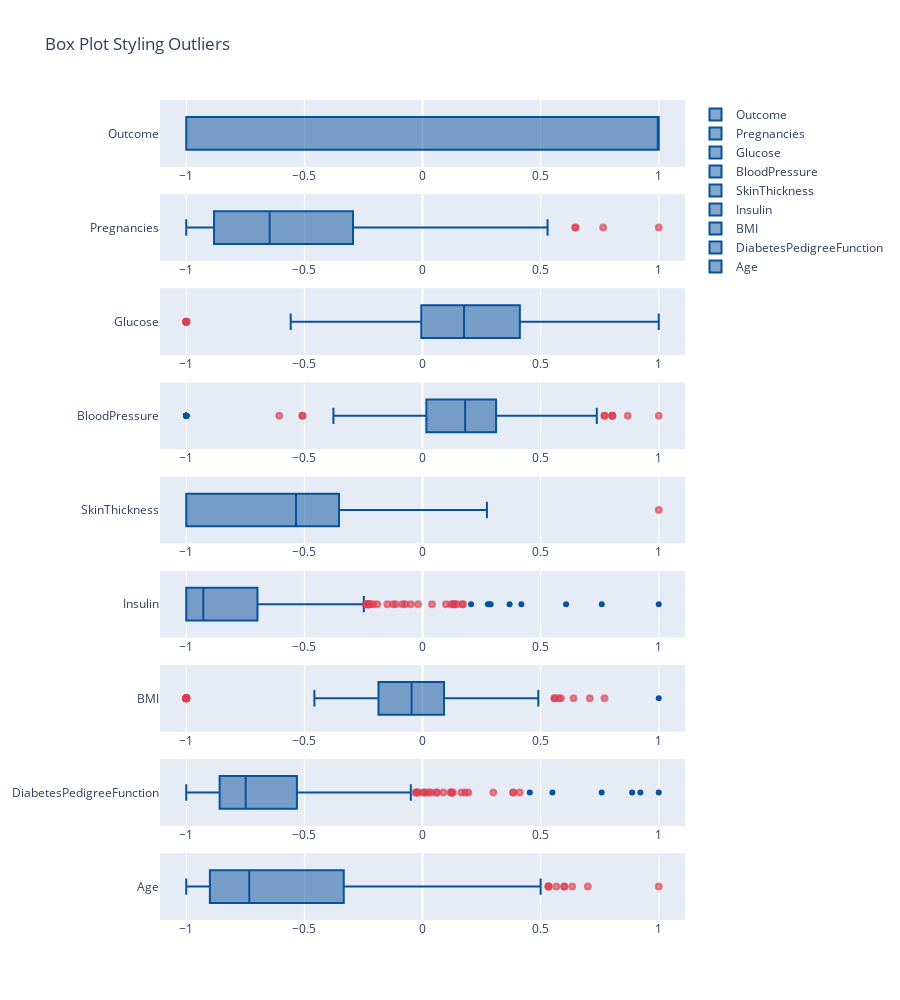
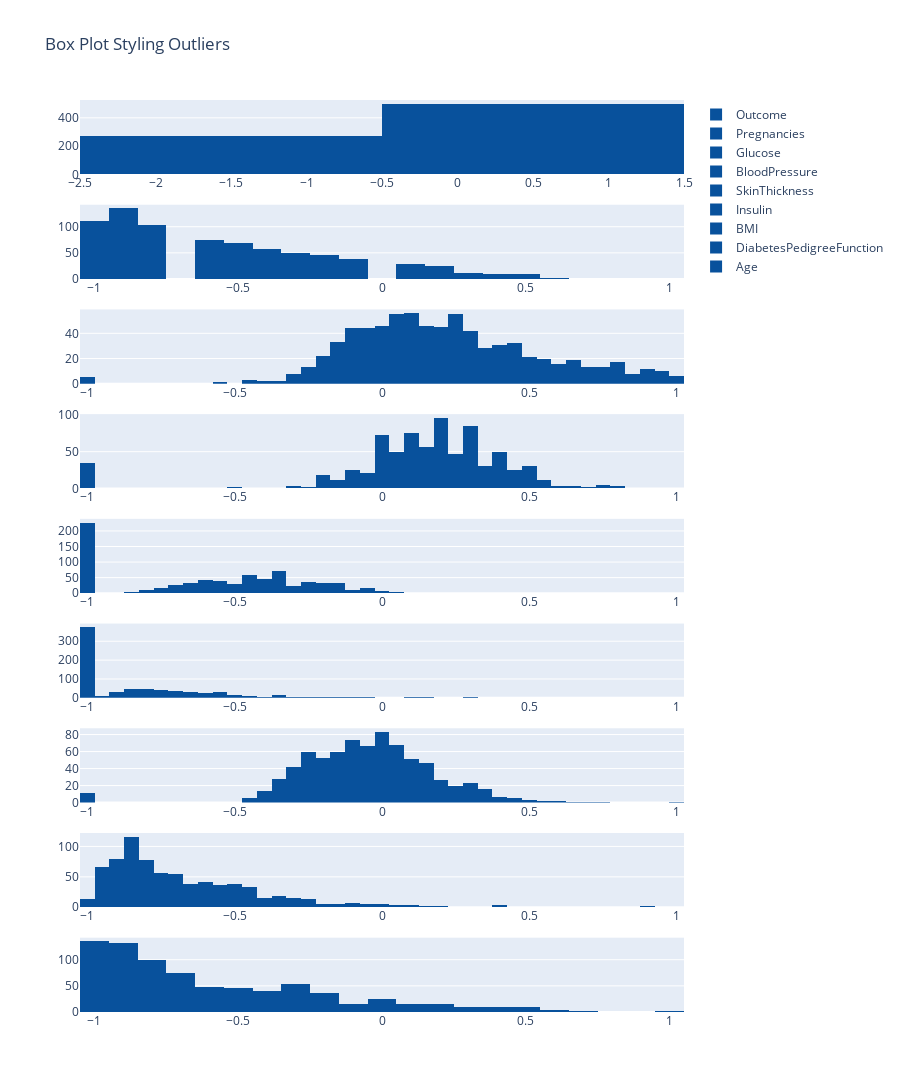

The notebook cell these images were saved under, in order:
### Markdown cell above
#### Show the data distribution of df_scale

### Code cell
plot_boxplot_facet(df_scale)
plot_histrogram_facet(df_scale)

### Figure 1 — Plotly figure (JSON) as saved in the notebook; plotly's stock layout.template omitted (floating-point values rounded to 4 significant figures; data arrays with more than 128 entries replaced by an {"elided": "..."} marker saying what was removed)
{"data": [{"boxpoints": "suspectedoutliers", "line": {"color": "rgb(8,81,156)"}, "marker": {"color": "rgb(8,81,156)", "line": {"outliercolor": "rgba(219, 64, 82, 0.6)", "outlierwidth": 2}, "outliercolor": "rgba(219, 64, 82, 0.6)"}, "name": "Outcome", "type": "box", "x": {"elided": "768 int values"}, "xaxis": "x", "yaxis": "y"}, {"boxpoints": "suspectedoutliers", "line": {"color": "rgb(8,81,156)"}, "marker": {"color": "rgb(8,81,156)", "line": {"outliercolor": "rgba(219, 64, 82, 0.6)", "outlierwidth": 2}, "outliercolor": "rgba(219, 64, 82, 0.6)"}, "name": "Pregnancies", "type": "box", "x": {"elided": "768 float values"}, "xaxis": "x2", "yaxis": "y2"}, {"boxpoints": "suspectedoutliers", "line": {"color": "rgb(8,81,156)"}, "marker": {"color": "rgb(8,81,156)", "line": {"outliercolor": "rgba(219, 64, 82, 0.6)", "outlierwidth": 2}, "outliercolor": "rgba(219, 64, 82, 0.6)"}, "name": "Glucose", "type": "box", "x": {"elided": "768 float values"}, "xaxis": "x3", "yaxis": "y3"}, {"boxpoints": "suspectedoutliers", "line": {"color": "rgb(8,81,156)"}, "marker": {"color": "rgb(8,81,156)", "line": {"outliercolor": "rgba(219, 64, 82, 0.6)", "outlierwidth": 2}, "outliercolor": "rgba(219, 64, 82, 0.6)"}, "name": "BloodPressure", "type": "box", "x": {"elided": "768 float values"}, "xaxis": "x4", "yaxis": "y4"}, {"boxpoints": "suspectedoutliers", "line": {"color": "rgb(8,81,156)"}, "marker": {"color": "rgb(8,81,156)", "line": {"outliercolor": "rgba(219, 64, 82, 0.6)", "outlierwidth": 2}, "outliercolor": "rgba(219, 64, 82, 0.6)"}, "name": "SkinThickness", "type": "box", "x": {"elided": "768 float values"}, "xaxis": "x5", "yaxis": "y5"}, {"boxpoints": "suspectedoutliers", "line": {"color": "rgb(8,81,156)"}, "marker": {"color": "rgb(8,81,156)", "line": {"outliercolor": "rgba(219, 64, 82, 0.6)", "outlierwidth": 2}, "outliercolor": "rgba(219, 64, 82, 0.6)"}, "name": "Insulin", "type": "box", "x": {"elided": "768 float values"}, "xaxis": "x6", "yaxis": "y6"}, {"boxpoints": "suspectedoutliers", "line": {"color": "rgb(8,81,156)"}, "marker": {"color": "rgb(8,81,156)", "line": {"outliercolor": "rgba(219, 64, 82, 0.6)", "outlierwidth": 2}, "outliercolor": "rgba(219, 64, 82, 0.6)"}, "name": "BMI", "type": "box", "x": {"elided": "768 float values"}, "xaxis": "x7", "yaxis": "y7"}, {"boxpoints": "suspectedoutliers", "line": {"color": "rgb(8,81,156)"}, "marker": {"color": "rgb(8,81,156)", "line": {"outliercolor": "rgba(219, 64, 82, 0.6)", "outlierwidth": 2}, "outliercolor": "rgba(219, 64, 82, 0.6)"}, "name": "DiabetesPedigreeFunction", "type": "box", "x": {"elided": "768 float values"}, "xaxis": "x8", "yaxis": "y8"}, {"boxpoints": "suspectedoutliers", "line": {"color": "rgb(8,81,156)"}, "marker": {"color": "rgb(8,81,156)", "line": {"outliercolor": "rgba(219, 64, 82, 0.6)", "outlierwidth": 2}, "outliercolor": "rgba(219, 64, 82, 0.6)"}, "name": "Age", "type": "box", "x": {"elided": "768 float values"}, "xaxis": "x9", "yaxis": "y9"}], "layout": {"height": 1000, "title": {"text": "Box Plot Styling Outliers"}, "xaxis": {"anchor": "y", "domain": [0, 1]}, "xaxis2": {"anchor": "y2", "domain": [0, 1]}, "xaxis3": {"anchor": "y3", "domain": [0, 1]}, "xaxis4": {"anchor": "y4", "domain": [0, 1]}, "xaxis5": {"anchor": "y5", "domain": [0, 1]}, "xaxis6": {"anchor": "y6", "domain": [0, 1]}, "xaxis7": {"anchor": "y7", "domain": [0, 1]}, "xaxis8": {"anchor": "y8", "domain": [0, 1]}, "xaxis9": {"anchor": "y9", "domain": [0, 1]}, "yaxis": {"anchor": "x", "domain": [0.9185, 1]}, "yaxis2": {"anchor": "x2", "domain": [0.8037, 0.8852]}, "yaxis3": {"anchor": "x3", "domain": [0.6889, 0.7704]}, "yaxis4": {"anchor": "x4", "domain": [0.5741, 0.6556]}, "yaxis5": {"anchor": "x5", "domain": [0.4593, 0.5407]}, "yaxis6": {"anchor": "x6", "domain": [0.3444, 0.4259]}, "yaxis7": {"anchor": "x7", "domain": [0.2296, 0.3111]}, "yaxis8": {"anchor": "x8", "domain": [0.1148, 0.1963]}, "yaxis9": {"anchor": "x9", "domain": [0, 0.08148]}}}

### Figure 2 — Plotly figure (JSON) as saved in the notebook; plotly's stock layout.template omitted (floating-point values rounded to 4 significant figures; data arrays with more than 128 entries replaced by an {"elided": "..."} marker saying what was removed)
{"data": [{"marker": {"color": "rgb(8,81,156)"}, "name": "Outcome", "type": "histogram", "x": {"elided": "768 int values"}, "xaxis": "x", "yaxis": "y"}, {"marker": {"color": "rgb(8,81,156)"}, "name": "Pregnancies", "type": "histogram", "x": {"elided": "768 float values"}, "xaxis": "x2", "yaxis": "y2"}, {"marker": {"color": "rgb(8,81,156)"}, "name": "Glucose", "type": "histogram", "x": {"elided": "768 float values"}, "xaxis": "x3", "yaxis": "y3"}, {"marker": {"color": "rgb(8,81,156)"}, "name": "BloodPressure", "type": "histogram", "x": {"elided": "768 float values"}, "xaxis": "x4", "yaxis": "y4"}, {"marker": {"color": "rgb(8,81,156)"}, "name": "SkinThickness", "type": "histogram", "x": {"elided": "768 float values"}, "xaxis": "x5", "yaxis": "y5"}, {"marker": {"color": "rgb(8,81,156)"}, "name": "Insulin", "type": "histogram", "x": {"elided": "768 float values"}, "xaxis": "x6", "yaxis": "y6"}, {"marker": {"color": "rgb(8,81,156)"}, "name": "BMI", "type": "histogram", "x": {"elided": "768 float values"}, "xaxis": "x7", "yaxis": "y7"}, {"marker": {"color": "rgb(8,81,156)"}, "name": "DiabetesPedigreeFunction", "type": "histogram", "x": {"elided": "768 float values"}, "xaxis": "x8", "yaxis": "y8"}, {"marker": {"color": "rgb(8,81,156)"}, "name": "Age", "type": "histogram", "x": {"elided": "768 float values"}, "xaxis": "x9", "yaxis": "y9"}], "layout": {"height": 2000, "title": {"text": "Box Plot Styling Outliers"}, "xaxis": {"anchor": "y", "domain": [0, 1]}, "xaxis2": {"anchor": "y2", "domain": [0, 1]}, "xaxis3": {"anchor": "y3", "domain": [0, 1]}, "xaxis4": {"anchor": "y4", "domain": [0, 1]}, "xaxis5": {"anchor": "y5", "domain": [0, 1]}, "xaxis6": {"anchor": "y6", "domain": [0, 1]}, "xaxis7": {"anchor": "y7", "domain": [0, 1]}, "xaxis8": {"anchor": "y8", "domain": [0, 1]}, "xaxis9": {"anchor": "y9", "domain": [0, 1]}, "yaxis": {"anchor": "x", "domain": [0.9185, 1]}, "yaxis2": {"anchor": "x2", "domain": [0.8037, 0.8852]}, "yaxis3": {"anchor": "x3", "domain": [0.6889, 0.7704]}, "yaxis4": {"anchor": "x4", "domain": [0.5741, 0.6556]}, "yaxis5": {"anchor": "x5", "domain": [0.4593, 0.5407]}, "yaxis6": {"anchor": "x6", "domain": [0.3444, 0.4259]}, "yaxis7": {"anchor": "x7", "domain": [0.2296, 0.3111]}, "yaxis8": {"anchor": "x8", "domain": [0.1148, 0.1963]}, "yaxis9": {"anchor": "x9", "domain": [0, 0.08148]}}}
